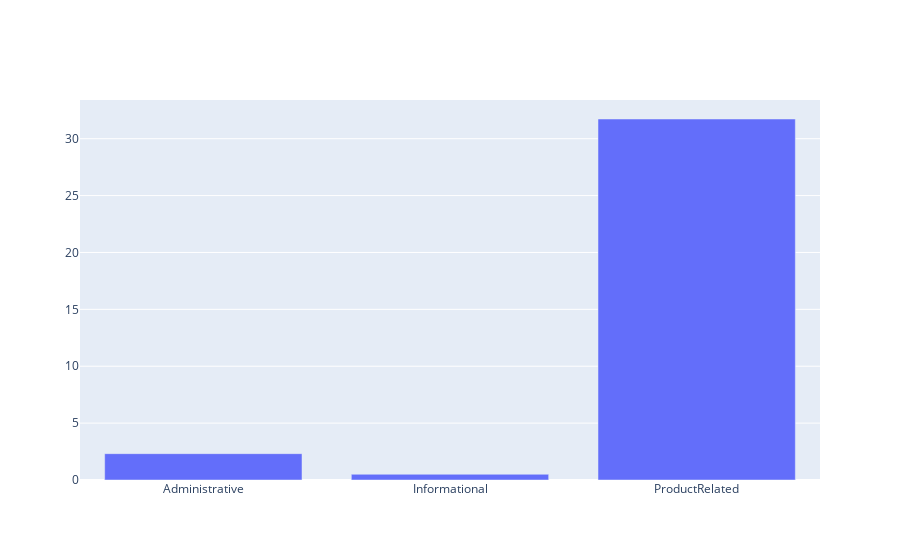
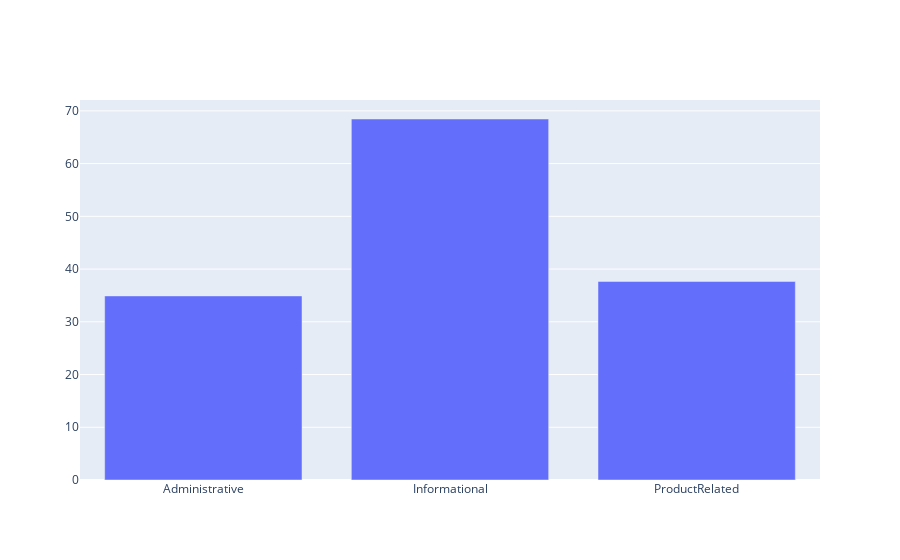

Write notebook code for charts like these, in order.
### Code cell
# 1.1 Getting our first look at the Dataset using the describe function on our dataset
df_cpy = df.copy()

df.describe()

# Feature groups that have similar representation
num_pages_visited_features = ['Administrative', 'Informational', 'ProductRelated']
total_duration_page_features = ['Administrative_Duration', 'Informational_Duration', 'ProductRelated_Duration']

# Calculate means for number of visits for every page type
mean_num_pages_visited = df[num_pages_visited_features].mean()

# Show above calculations in a bar plot
fig = go.Figure()
fig.add_trace(go.Bar(x=num_pages_visited_features, y=mean_num_pages_visited, name="mean per page category"))
fig.show()

# Calculate average duration per page for every page type
total_duration = df[total_duration_page_features].sum()
total_pages_visited = df[num_pages_visited_features].sum().astype(float)
avg_duration_per_page = total_duration.values / total_pages_visited.values

# Show above calculations in a barplot
fig2 = go.Figure()
fig2.add_trace(go.Bar(x=num_pages_visited_features, y=avg_duration_per_page, name="average duration per page"))
fig2.show()

### Figure 1 — Plotly figure (JSON) as saved in the notebook; plotly's stock layout.template omitted (floating-point values rounded to 4 significant figures)
{"data": [{"name": "mean per page category", "type": "bar", "x": ["Administrative", "Informational", "ProductRelated"], "y": [2.315, 0.5036, 31.73]}], "layout": {}}

### Figure 2 — Plotly figure (JSON) as saved in the notebook; plotly's stock layout.template omitted (floating-point values rounded to 4 significant figures)
{"data": [{"name": "average duration per page", "type": "bar", "x": ["Administrative", "Informational", "ProductRelated"], "y": [34.91, 68.46, 37.65]}], "layout": {}}
